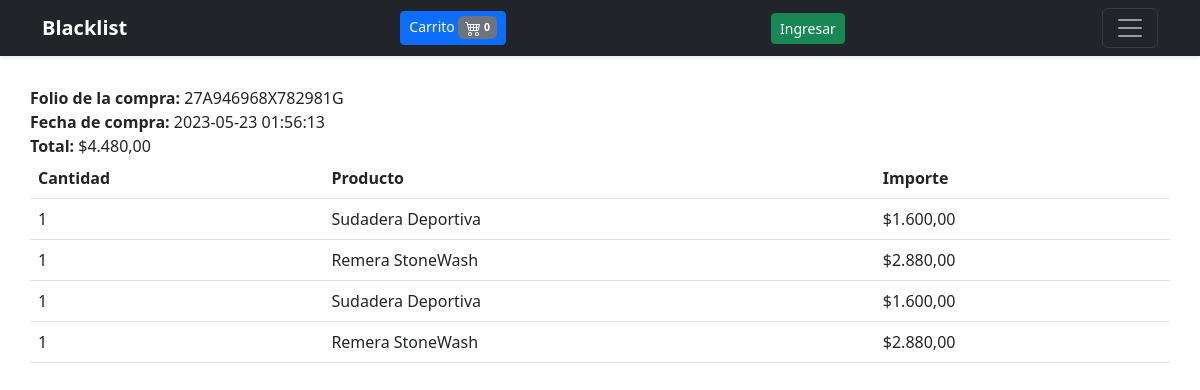
The app's page /completado.php?key=27A946968X782981G with its own data.
### tables this page shows
CREATE TABLE `compra` (
  `id` int(11) NOT NULL,
  `id_transaccion` varchar(20) NOT NULL,
  `fecha` datetime NOT NULL,
  `status` varchar(20) NOT NULL,
  `medio_pago` varchar(20) DEFAULT NULL,
  `email` varchar(50) NOT NULL,
  `id_cliente` varchar(20) NOT NULL,
  `total` decimal(10,2) NOT NULL
);

CREATE TABLE `detalle_compra` (
  `id` int(11) NOT NULL,
  `id_compra` int(11) NOT NULL,
  `id_producto` int(11) NOT NULL,
  `nombre` varchar(200) NOT NULL,
  `precio` decimal(10,2) NOT NULL,
  `cantidad` int(11) NOT NULL
);

### completado.php (the view, shortened to what this page needs)
<?php
$db = new Database();
$con = $db->conectar();
$id_transaccion = isset($_GET['key']) ? $_GET['key'] : 0 ;
$error = '';
if($id_transaccion == ''){
    $error = 'Error al procesar la petición';
} else{
        $sql = $con->prepare("SELECT count(id) FROM compra WHERE id_transaccion=? AND status=?");
        $sql->execute([$id_transaccion, 'COMPLETED']);
        if($sql->fetchColumn() > 0 ){
            $sql = $con->prepare("SELECT id, fecha, email, total FROM compra WHERE id_transaccion=? AND status=? LIMIT 1");
            $sql->execute([$id_transaccion, 'COMPLETED']);
            $row = $sql->fetch(PDO::FETCH_ASSOC);
            $idCompra = $row['id'];
            $total = $row['total'];
            $fecha = $row['fecha'];
            $fecha_nueva = date('Y-m-d H:i:s', strtotime($fecha));
            $sqlDet = $con->prepare("SELECT nombre, precio, cantidad FROM detalle_compra WHERE id_compra =?");
            $sqlDet->execute([$idCompra]);
        } else{
            $error = 'Error al comprobar la compra';
        }
}
?>
<!DOCTYPE html>
<html lang="en">
<head>
    <link href="https://cdn.jsdelivr.net/npm/bootstrap@5.3.0-alpha2/dist/css/bootstrap.min.css" rel="stylesheet">
    <link rel="stylesheet" href="css/estilos.css">
</head>
<body>
<?php include 'menu.php';?>
    <main>
        <div class="container">
        <?php if(strlen($error) > 0 ){ ?>
            <div class="row">
                <div class="col">
                    <h3><?php echo $error;?></h3>
                </div>
            </div>
            <?php } else { ?>
            <div class="row">
                <div class="col">
                    <b>Folio de la compra: </b><?php echo $id_transaccion;?><br>
                    <b>Fecha de compra: </b><?php echo $fecha_nueva;?><br>
                    <b>Total: </b> <?php echo MONEDA . number_format($total,2,',','.');?><br>
                </div>
            </div>
            <div class="row">
                <div class="col">
                    <table class="table">
                        <thead>
                            <tr>
                                <th>Cantidad</th>
                                <th>Producto</th>
                                <th>Importe</th>
                            </tr>
                        </thead>
                        <tbody>
                            <?php while($row_det = $sqlDet->fetch(PDO::FETCH_ASSOC)){
                                $importe = $row_det['precio'] * $row_det['cantidad']; ?>
                                <tr>
                                    <td><?php echo $row_det['cantidad']; ?></td>
                                    <td><?php echo $row_det['nombre']; ?></td>
                                    <td><?php echo MONEDA . number_format($importe,2,',','.');?></td>
                                </tr>
                                <?php }?>
                        </tbody>
                    </table>
                </div>
            </div>
            <?php } ?>
        </div>
    </main>
</body>
</html>

### css/estilos.css (style rules this page uses)
main>.container { padding: 30px 0; }

### records on screen
compra: fecha "2023-05-23 01:56:13", total "4.480,00"
detalle_compra: cantidad "1", nombre "Sudadera Deportiva", importe "1.600,00"
detalle_compra: cantidad "1", nombre "Remera StoneWash", importe "2.880,00"
detalle_compra: cantidad "1", nombre "Sudadera Deportiva", importe "1.600,00"
detalle_compra: cantidad "1", nombre "Remera StoneWash", importe "2.880,00"

### other values on screen
$num_cart "0"
$id_transaccion "27A946968X782981G"
MONEDA "$"
